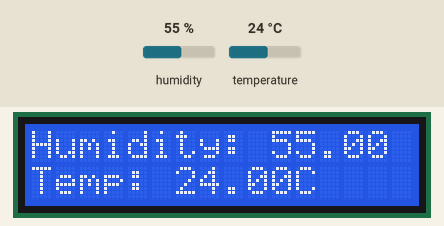
This sketch was run on a simulated ESP8266 (NodeMCU). On the bench: 16×2 character LCD. The test bench sets the inputs (shaded band); at power-on: humidity 55 %, temperature 24 °C.

Above: at 1.2 s.
1.3 s: humidity set to 22 %
At 2.9 s:
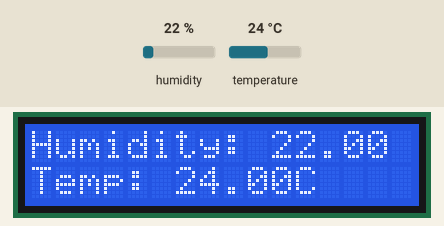
6.7 s: temperature set to 12 °C
At 9.2 s:
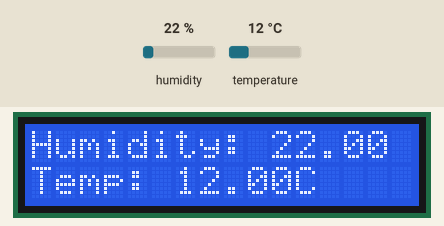
9.9 s: humidity set to 40 %
At 11.3 s:
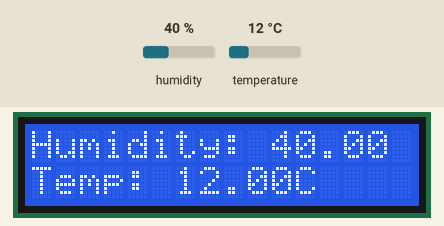
12.7 s: temperature set to 19 °C
At 15.4 s:
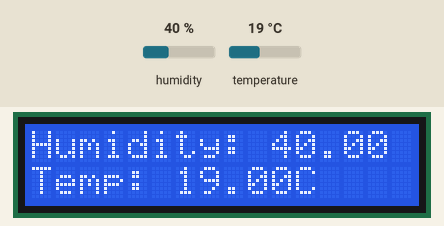
Timing chart, 0 to 16.9 s (numbered marks = the images above; inputs shaded):
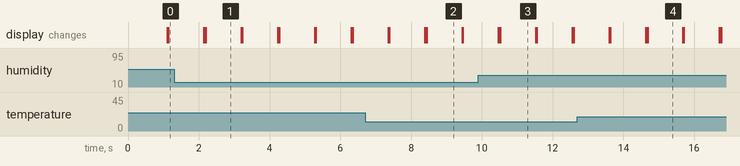

The sketch:

SensorDHT_LCD_IOT_bangoen.ino
```cpp
#include "DHT.h"
#include <LCD_I2C.h>

// Define DHT 11
#define DHTPIN D5     // Digital pin connected to the DHT sensor
#define DHTTYPE DHT11   // DHT 11

LCD_I2C lcd(0x27, 16, 2); // Default address of most PCF8574 modules, change according
DHT dht(DHTPIN, DHTTYPE);

void setup() {
  lcd.begin(); // If you are using more I2C devices using the Wire library use lcd.begin(false)
                 // this stop the library(LCD_I2C) from calling Wire.begin()
  lcd.backlight();

  dht.begin();
}

void loop() {
  // Wait a few seconds between measurements.

  // Reading temperature or humidity takes about 250 milliseconds!
  // Sensor readings may also be up to 2 seconds 'old' (its a very slow sensor)
  float h = dht.readHumidity();
  // Read temperature as Celsius (the default)
  float t = dht.readTemperature();
  // Read temperature as Fahrenheit (isFahrenheit = true)
  // float f = dht.readTemperature(true);

  // LCD
  lcd.setCursor(0, 0); // Or setting the cursor in the desired position.
  lcd.print("Humidity: ");
  lcd.print(h);
  lcd.setCursor(0, 1); // Or setting the cursor in the desired position.
  lcd.print("Temp: ");
  lcd.print(t);
  lcd.print("C");
  delay(1000);
  lcd.clear();
  }
```

Measured:
- after the input at 1.3 s, the display: first differs from a run without the input after 0.89 s (image 1)
- after the input at 6.7 s, the display: first differs from a run without the input after 1.7 s (image 2)
- after the input at 9.9 s, the display: first differs from a run without the input after 0.62 s (image 3)
- after the input at 12.7 s, the display: first differs from a run without the input after 2.0 s (image 4)
- what the display in image 1 shows lasts 1.0 s, from 2.2 s to 3.2 s
